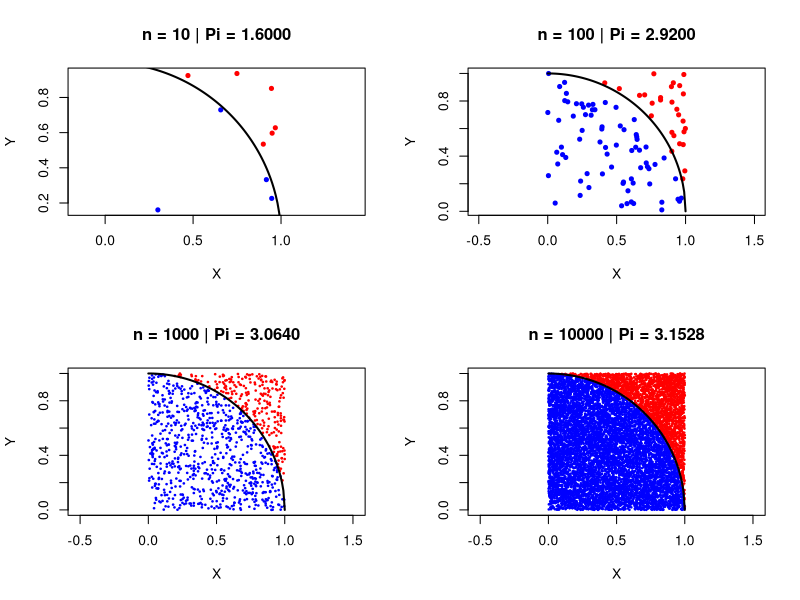

Reproduce this figure in R.
nokta_sayisi <- c(10, 100, 1000, 10000)

for (i in 1:length(nokta_sayisi)) {
  n <- nokta_sayisi[i]
  daire_icindeki_noktalar = 0
  
  for (j in 1:n){
    x <- runif(1)
    y <- runif(1)
    kosul <- x**2 + y**2
   
    if (kosul <= 1){
      daire_icindeki_noktalar <- daire_icindeki_noktalar +1
    }
  }
  pi_tahmini <- 4 * daire_icindeki_noktalar / n
  
  cat(sprintf("\n--- n = %d  Sonuçları ---\n", n))
  cat("Pi tahmini:", pi_tahmini, "\n")
}
 
#####################################################
nokta_sayisi <- c(10, 100, 1000, 10000)
par(mfrow = c(2, 2))
for (i in 1:length(nokta_sayisi)) {
  n <- nokta_sayisi[i]
  x <- runif(n)
  y <- runif(n)
  kosul <- x**2 + y**2
  daire_icindeki_noktalar <- sum(kosul <= 1)
  pi_tahmini <- 4 * daire_icindeki_noktalar / n
  cat(sprintf("\n--- n = %d  Sonuçları ---\n", n))
  cat("Pi tahmini:", pi_tahmini, "\n")
  renkler <- ifelse(kosul <= 1, "blue", "red")
  plot(x, y, 
       col = renkler, 
       pch = 20, 
       cex = ifelse(n >= 1000, 0.4, 1), 
       main = sprintf("n = %d | Pi = %.4f", n, pi_tahmini), 
       xlab = "X", 
       ylab = "Y", 
       asp = 1) 
  
  curve(sqrt(1 - x^2), from = 0, to = 1, add = TRUE, col = "black", lwd = 2)
}

par(mfrow = c(1, 1))
